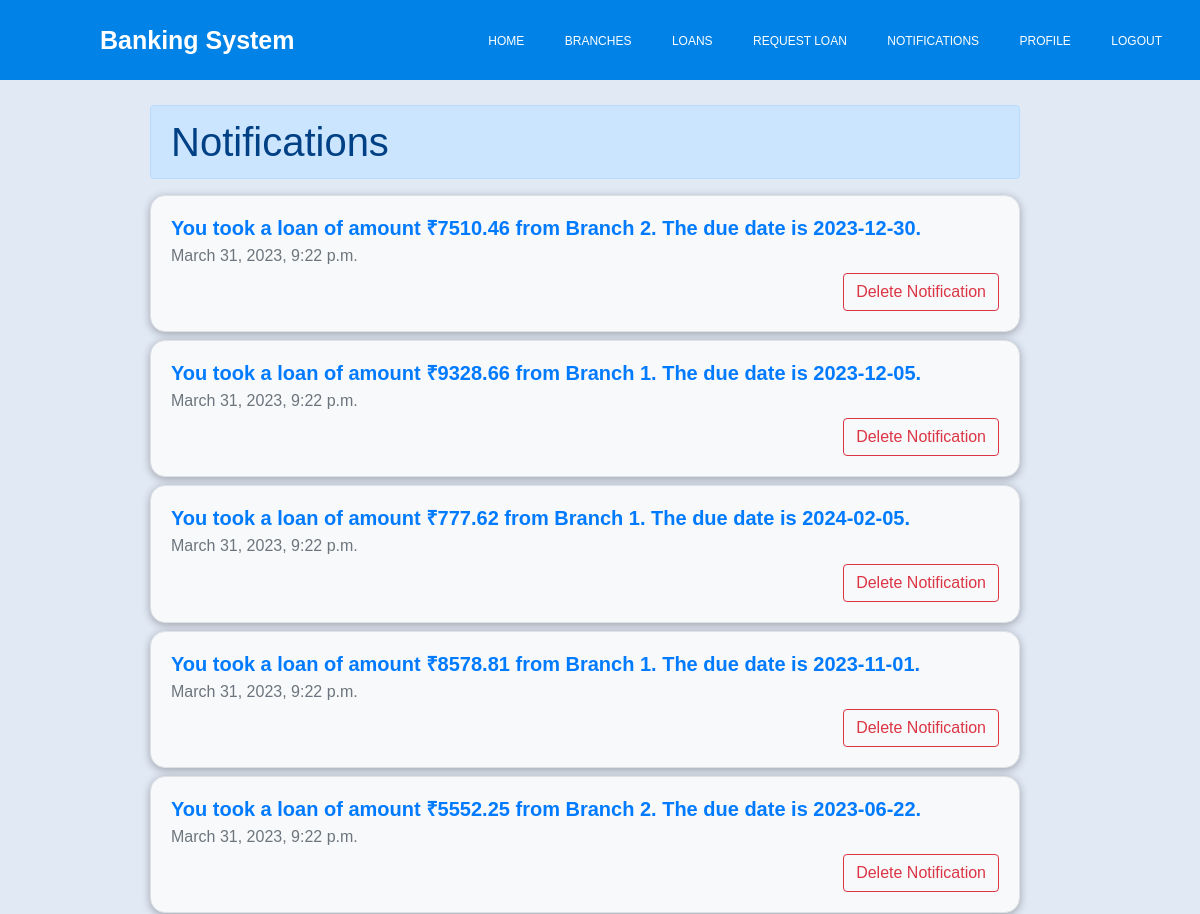
Page /notifications (signed in, upper part) on the earlier database version.
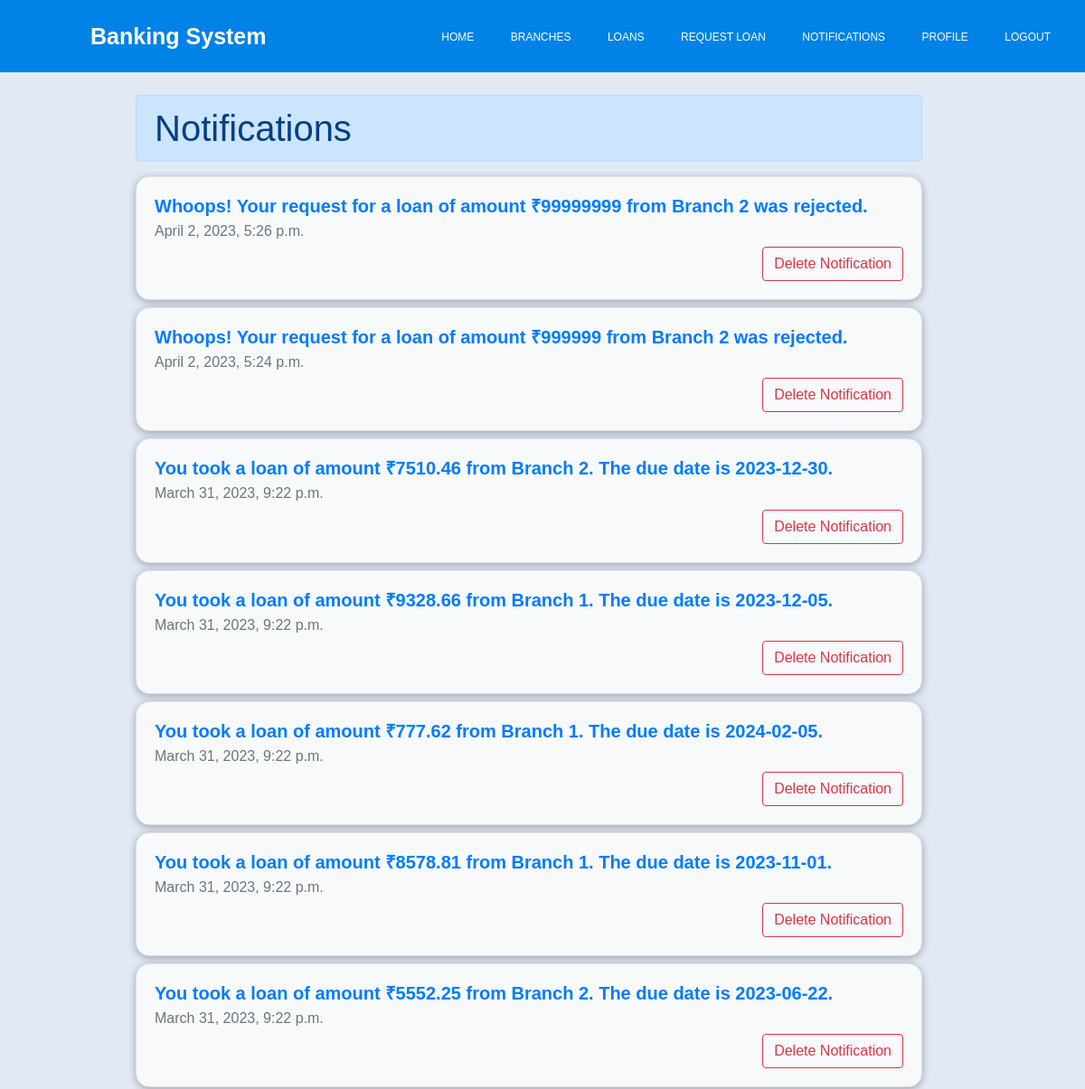
Same page on the later database version.
### bank_management/models.py (models this page shows, shortened)
class Notification(models.Model):
    loan = models.ForeignKey(Loan, on_delete=models.CASCADE,blank=True, null=True)
    user = models.ForeignKey(User, on_delete=models.CASCADE)
    message = models.CharField(max_length=90,blank=True)
    date = models.DateTimeField(auto_now_add=True)
    is_seen = models.BooleanField(default=False)

### bank_management/views.py (the view)
# urls.py: path("notifications",notifications,name='notifications'),
@login_required
def notifications(request):
    notifications = Notification.objects.filter(user=request.user).order_by('-date')
    notifications.update(is_seen=True)
    context = {
        "notifications":notifications,
    }
    return render(request,"notifications.html",context=context)

### bank_management/context_processors.py (called while the page is built)
@login_required
def count_notifications(request):
    count_notifications = Notification.objects.filter(user=request.user,is_seen=False).count()
    return {"count_notifications":count_notifications}

### banking_system/templates/notifications.html (shortened to what this page needs)
{% extends 'base.html' %} {% block content %}
<div class="row mt-2" style="width: 100%">
    <div class="col">
         {% if not notifications %}
        <h1>You dont have any notifications as of yet.</h1>
        {% else %}
        <h1
          class="mt-2 alert alert-primary"
          style="margin-right: 150px; margin-left: 150px"
        >
          Notifications
        </h1>
        {% for notification in notifications %}
        <div
          class="card mt-2"
          style="
            background-color: #f8f9fa;
            border: 1px solid #dee2e6;
            border-radius: 0.95rem;
            box-shadow: 0 0.125rem 0.5rem rgba(0, 0, 0, 0.3);
            margin-right: 150px;
            margin-left: 150px;
          "
        >
          <div class="card-body">
            <h5
              class="card-title"
              style="color: #007bff; font-size: 1.25rem; font-weight: bold"
            >
              {{notification.message}}
            </h5>
            <h6 class="card-subtitle mb-2 text-muted">{{notification.date}}</h6>
            <a
              class="btn btn-outline-danger float-end"
              href="{% url 'delete-notification' notification.id %}"
            >
              Delete Notification
            </a>
          </div>
        </div>
        {% endfor %}{% endif %}
      </div>
    </div>
    {% endblock content %}

Differences in the rows shown:
added Notification: message "Whoops! Your request for a loan of amount ₹99999999 from Branch 2 was rejected.", date "April 2, 2023, 5:26 p.m."
added Notification: message "Whoops! Your request for a loan of amount ₹999999 from Branch 2 was rejected.", date "April 2, 2023, 5:24 p.m."
